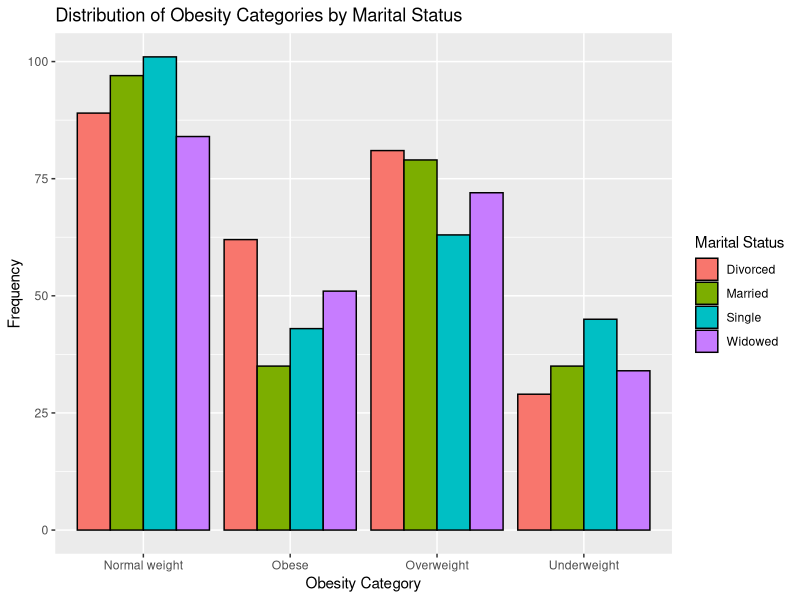
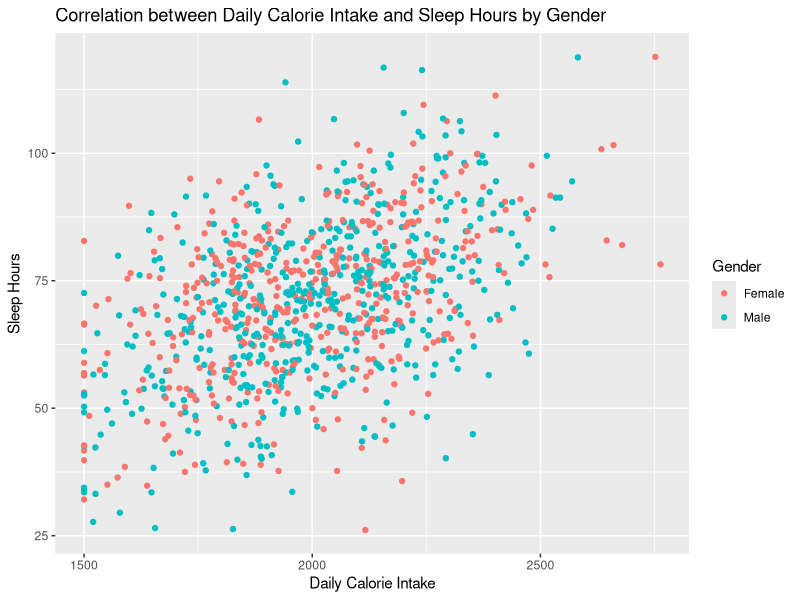

Here is the R script that generated these plots, in order:
## ---- chunk 1
# install.packages('class')
# install.packages('caret')
library(tidyverse)
library(dplyr)
library(ggplot2)
library(caret)
library(class)
## ---- chunk 2
set.seed(123)
## ---- chunk 3
knn_data <- read.csv('obesity_cleaned.csv')
## ---- chunk 4
head(knn_data)
# glimpse(knn_data)
## ---- chunk 5
summary(knn_data)
## ---- chunk 6
knn_data$Gender <- as.factor(knn_data$Gender)
knn_data$PhysicalActivityLevel <- as.factor(knn_data$PhysicalActivityLevel)
knn_data$ObesityCategory <- as.factor(knn_data$ObesityCategory)
knn_data$Race <- as.factor(knn_data$Race)
knn_data$MaritalStatus <- as.factor(knn_data$MaritalStatus)
## ---- chunk 7
ggplot(knn_data, aes(x = ObesityCategory, fill = MaritalStatus)) +
  geom_bar(position = "dodge", color = "black") +
  labs(title = "Distribution of Obesity Categories by Marital Status",
       x = "Obesity Category",
       y = "Frequency",
       fill = "Marital Status")
## ---- chunk 8
ggplot(knn_data, aes(x = DailyCalorieIntake, y = Weight, color = Gender)) +
  geom_point() +
  labs(title = "Correlation between Daily Calorie Intake and Sleep Hours by Gender",
       x = "Daily Calorie Intake",
       y = "Sleep Hours")
## ---- chunk 9
variables_to_scale <- c("Age", "Height", "Weight", "BMI", "DailyCalorieIntake", "SleepHours")
knn_data[variables_to_scale] <- scale(knn_data[variables_to_scale])
## ---- chunk 10
knn_data$Gender <- as.numeric(factor(knn_data$Gender))
knn_data$Race <- as.numeric(factor(knn_data$Race))
knn_data$MaritalStatus <- as.numeric(factor(knn_data$MaritalStatus))
## ---- chunk 11
data_rows <- floor(0.7 * nrow(knn_data))
train_indices <- sample(c(1:nrow(knn_data)), data_rows)
train_data <- knn_data[train_indices,]
test_data <- knn_data[-train_indices,]
## ---- chunk 12
train_scaled <- train_data %>% select(-ObesityCategory)
test_scaled <- test_data %>% select(-ObesityCategory)
## ---- chunk 13
test_pred <- knn(
                 train = train_scaled,
                 test = test_scaled,
                 cl = train_data$ObesityCategory,
                 k=1
                 )
## ---- chunk 14
confusionMatrix <- confusionMatrix(as.factor(test_pred), as.factor(test_data$ObesityCategory))
print(confusionMatrix)
## ---- chunk 15
test_pred2 <- knn(
                 train = train_scaled,
                 test = test_scaled,
                 cl = train_data$ObesityCategory,
                 k=5
                 )
## ---- chunk 16
confusionMatrix2 <- confusionMatrix(as.factor(test_pred2), as.factor(test_data$ObesityCategory))
print(confusionMatrix2)
## ---- chunk 17
test_pred3 <- knn(
                 train = train_scaled,
                 test = test_scaled,
                 cl = train_data$ObesityCategory,
                 k=10
                 )
## ---- chunk 18
confusionMatrix3 <- confusionMatrix(as.factor(test_pred3), as.factor(test_data$ObesityCategory))
print(confusionMatrix3)
## ---- chunk 19
test_pred4 <- knn(
                 train = train_scaled,
                 test = test_scaled,
                 cl = train_data$ObesityCategory,
                 k=20
                 )
## ---- chunk 20
confusionMatrix4 <- confusionMatrix(as.factor(test_pred4), as.factor(test_data$ObesityCategory))
print(confusionMatrix4)
## ---- chunk 21
test_pred5 <- knn(
                 train = train_scaled,
                 test = test_scaled,
                 cl = train_data$ObesityCategory,
                 k=100
                 )
## ---- chunk 22
confusionMatrix5 <- confusionMatrix(as.factor(test_pred5), as.factor(test_data$ObesityCategory))
print(confusionMatrix5)
